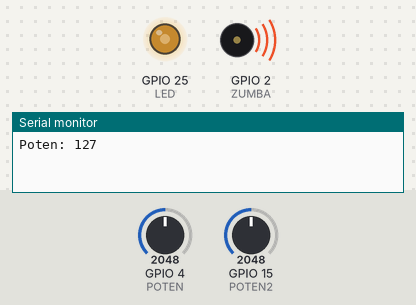
Recording of a sketch running on a simulated ESP32. Shown: output pins drawn as LEDs (lit = HIGH), buzzer (waves = sounding, pin HIGH), the last lines printed to the serial monitor. Inputs (shaded band) come from the test bench; at power-on: GPIO 4 (POTEN) = 2048, GPIO 15 (POTEN2) = 2048.

Above: at 2.3 s.
2.4 s: GPIO 4 (POTEN) set to 2866
At 4.0 s:
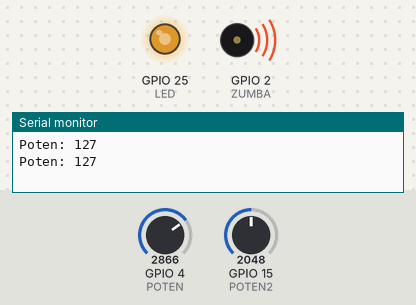
7.4 s: GPIO 4 (POTEN) set to 3603
At 8.6 s:
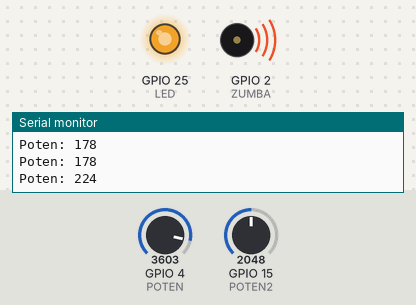
12.4 s: GPIO 4 (POTEN) set to 491
At 14.5 s:
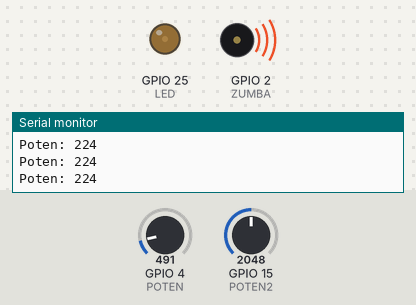
17.4 s: GPIO 4 (POTEN) set to 0
At 19.1 s:
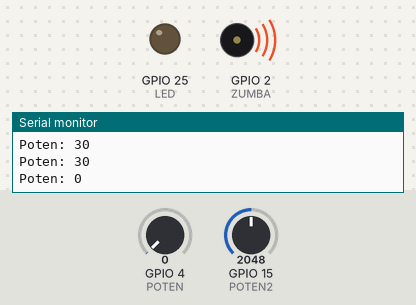
22.4 s: GPIO 4 (POTEN) set to 2047
At 24.4 s:
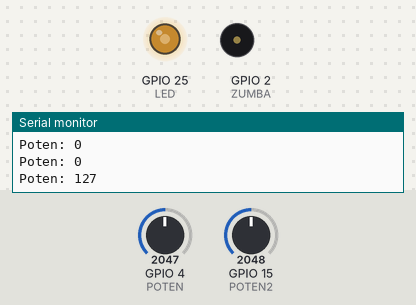
Timing chart, 0 to 28.4 s (numbered marks = the images above; inputs shaded):
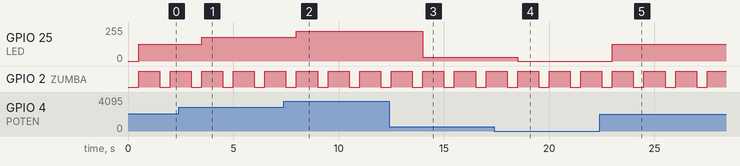

The sketch:

12_Potenciometro.ino
```cpp
#define LED 25
#define POTEN 4
#define ZUMBA 2
#define POTEN2 15

//--------------------------------------------
int valorPoten = 0;
int valorLed = 0;
int valorPoten2 = 0;

void setup() {
  Serial.begin(115200);
  pinMode(LED, OUTPUT);
  pinMode(POTEN, INPUT);
  pinMode(ZUMBA, OUTPUT);
  pinMode(POTEN2, INPUT);
}

void loop() {
  // 0 - 4096
  valorPoten = analogRead(POTEN);
  valorLed = map(valorPoten,0,4096,0,255);
  valorPoten2 = analogRead(POTEN2);

  digitalWrite(ZUMBA, LOW);
  delay(500);
  //analogWrite(LED, valorPoten);
  analogWrite(LED, valorLed);

  digitalWrite(ZUMBA, HIGH);
  delay(500);
  //Serial.println("Poten: " + String(valorPoten));
  Serial.println("Poten: " + String(valorLed));

  delay(500);

}
```

Measured:
- after the input at 2.4 s, GPIO 25 (LED): 127/255 → 178/255 after 1.1 s
- after the input at 7.4 s, GPIO 25 (LED): 178/255 → 224/255 after 0.60 s
- after the input at 12.4 s, GPIO 25 (LED): 224/255 → 30/255 after 1.6 s
- after the input at 17.4 s, GPIO 25 (LED): 30/255 → 0/255 after 1.1 s
- after the input at 22.4 s, GPIO 25 (LED): 0/255 → 127/255 after 0.61 s
- by itself, GPIO 2 (ZUMBA): alternates HIGH for 1.0 s and LOW for 0.50 s
